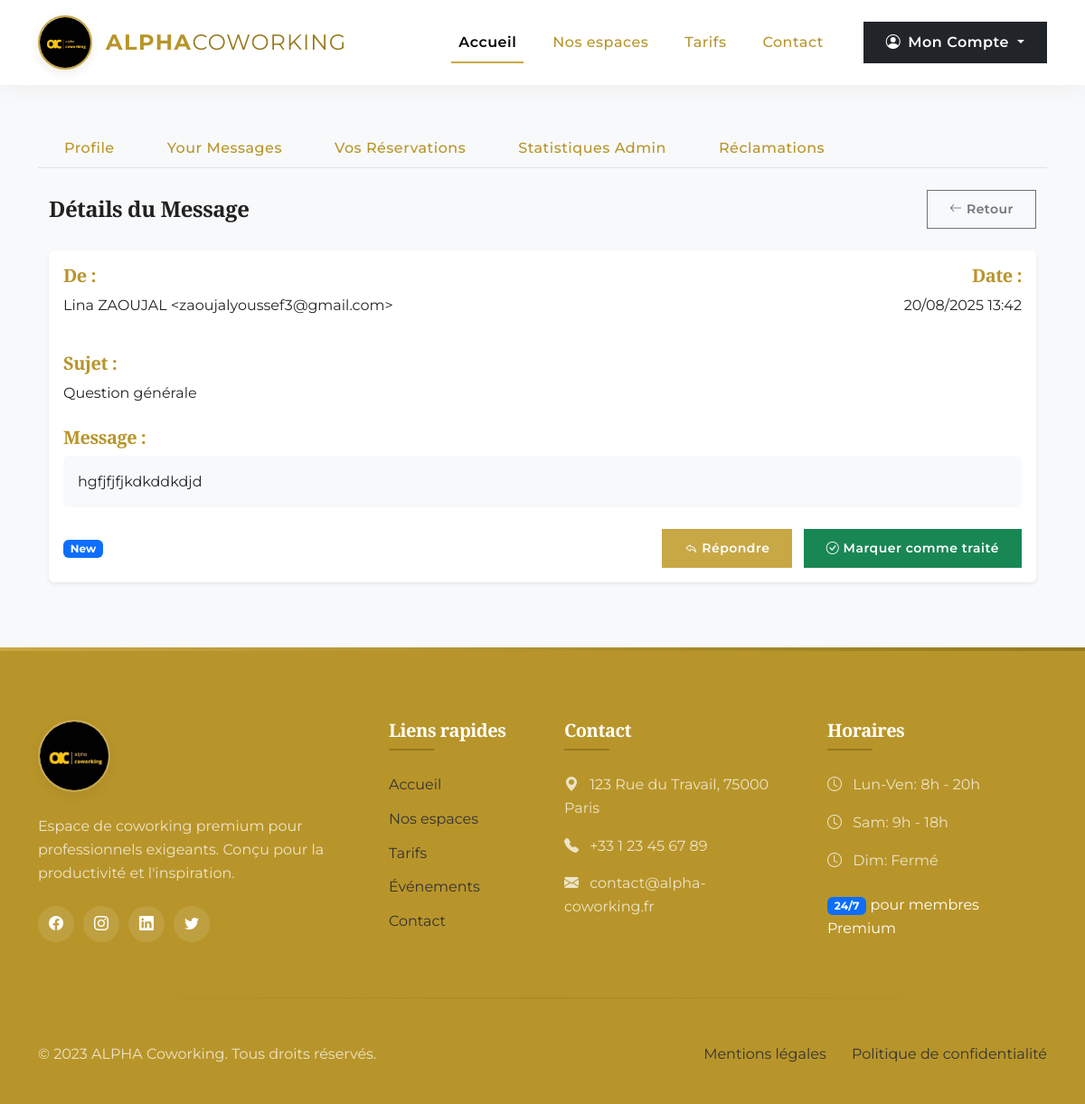
Page /dashboard/messages?message_id=21 (signed in) on the committed database.
### pythonic/models.py (models this page shows, shortened)
class ContactMessage(db.Model):
    id = db.Column(db.Integer, primary_key=True)
    full_name = db.Column(db.String(50), nullable=False)
    email = db.Column(db.String(120), nullable=False)
    subject = db.Column(db.String(100), nullable=False)
    message = db.Column(db.Text, nullable=False)
    date_submitted = db.Column(db.DateTime, nullable=False, default=datetime.utcnow)
    status = db.Column(db.String(20), nullable=False, default='new')  # new, in_progress, resolved

### pythonic/contact/routes.py (the view)
@contact.route('/dashboard/messages')
@login_required
def admin_messages():
    page = request.args.get('page', 1, type=int)
    message_id = request.args.get('message_id', None, type=int)
    per_page = 5
    if message_id:
        message = ContactMessage.query.get_or_404(message_id)
        if message.status == 'new':
            message.status = 'in_progress'
            db.session.commit()
        return render_template('message_detail.html', message=message)
    messages = ContactMessage.query.order_by(ContactMessage.date_submitted.desc())\
                       .paginate(page=page, per_page=per_page)
    return render_template('contact.html',
                         messages=messages,
                         active_tab='messages')

### pythonic/__init__.py (called while the page is built)
def nl2br(value):
    return value.replace('\n', '<br>') if value else ''

### pythonic/models.py (called while the page is built)
@login_manager.user_loader
def load_user(user_id):
    return User.query.get(int(user_id))

### pythonic/templates/message_detail.html
{% extends "dashboard.html" %}
{% block contact %}
<div class="container-fluid py-4">
  <div class="d-flex justify-content-between align-items-center mb-4">
    <h2 class="h4 fw-bold mb-0">Détails du Message</h2>
    <a href="{{ url_for('contact.admin_messages') }}" class="btn btn-sm btn-outline-secondary">
      <i class="bi bi-arrow-left"></i> Retour
    </a>
  </div>
  <div class="card border-0 shadow-sm">
    <div class="card-body">
      <div class="row mb-4">
        <div class="col-md-6">
          <h5 class="fw-bold">De :</h5>
          <p>{{ message.full_name }} &lt;{{ message.email }}&gt;</p>
        </div>
        <div class="col-md-6 text-md-end">
          <h5 class="fw-bold">Date :</h5>
          <p>{{ message.date_submitted.strftime('%d/%m/%Y %H:%M') }}</p>
        </div>
      </div>
      <div class="mb-4">
        <h5 class="fw-bold">Sujet :</h5>
        <p>{{ message.subject }}</p>
      </div>
      <div class="mb-4">
        <h5 class="fw-bold">Message :</h5>
        <div class="p-3 bg-light rounded">
          {{ message.message|nl2br }}
        </div>
      </div>
      <div class="d-flex justify-content-between align-items-center">
        <span class="badge
          {% if message.status == 'new' %}bg-primary
          {% elif message.status == 'in_progress' %}bg-warning text-dark
          {% else %}bg-success{% endif %}">
          {{ message.status|replace('_', ' ')|title }}
        </span>
        <div>
          <a href="mailto:{{ message.email }}?subject=RE: {{ message.subject }}"
             class="btn btn-primary btn-sm">
            <i class="bi bi-reply"></i> Répondre
          </a>
          {% if message.status != 'closed' %}
          <form action="{{ url_for('contact.mark_as_closed', message_id=message.id) }}"
                method="post" class="d-inline">
            <button type="submit" class="btn btn-success btn-sm ms-2">
              <i class="bi bi-check-circle"></i> Marquer comme traité
            </button>
          </form>
          {% endif %}
        </div>
      </div>
    </div>
  </div>
</div>
{% endblock %}

### pythonic/templates/layout.html (style rules this page uses)
:root { --marron-fonce: #B8952A; --marron-dore: #C8A845; --marron-clair: #967A1F; --beige: #333333; --beige-clair: #F8F9FA; --blanc: #FFFFFF; --noir: #212121; --transition: all 0.4s cubic-bezier(0.645, 0.045, 0.355, 1); }
body { font-family: 'Montserrat', sans-serif; background-color: var(--beige-clair); color: var(--noir); overflow-x: hidden; line-height: 1.6; }
h1, h2, h3, h4, h5, .display-1, .display-2, .display-3 { font-family: 'Playfair Display', serif; font-weight: 600; color: var(--marron-fonce); letter-spacing: -0.5px; }
.btn { padding: 10px 24px; font-weight: 600; letter-spacing: 0.5px; border-radius: 0; transition: var(--transition); position: relative; overflow: hidden; }
.btn-primary { background-color: var(--marron-dore); border-color: var(--marron-dore); color: var(--blanc); }
.bg-light { background-color: var(--beige-clair) !important; }

### rows in the picture
ContactMessage: full_name "Lina ZAOUJAL", email "zaoujalyoussef3@gmail.com", date_submitted "20/08/2025 13:42", subject "Question générale", message "hgfjfjfjkdkddkdjd", status "New"
